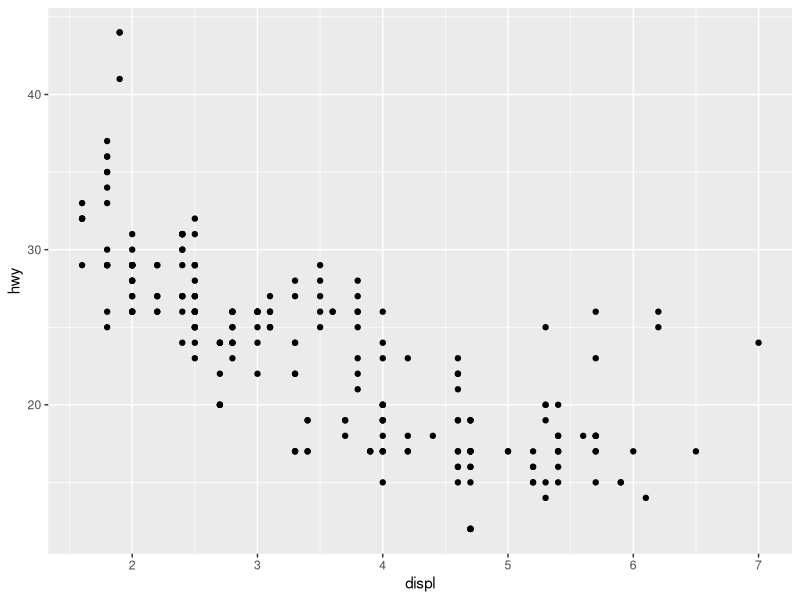
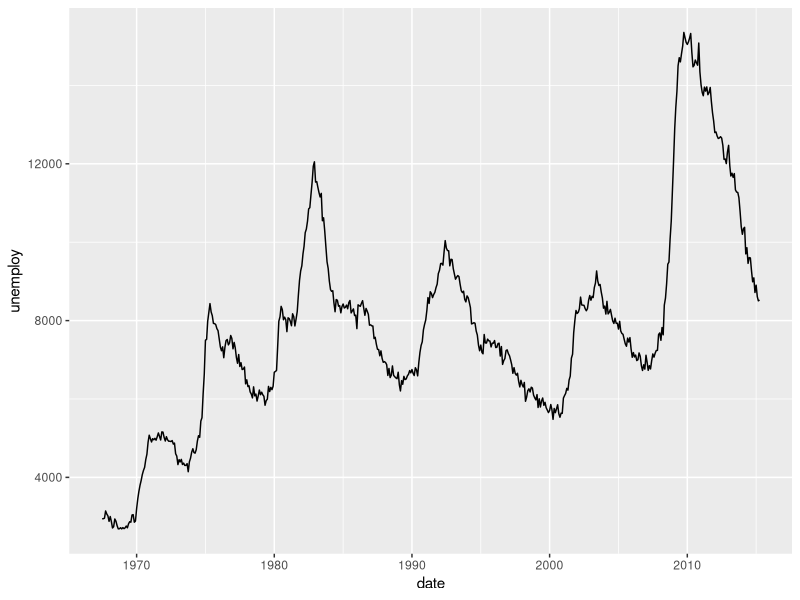
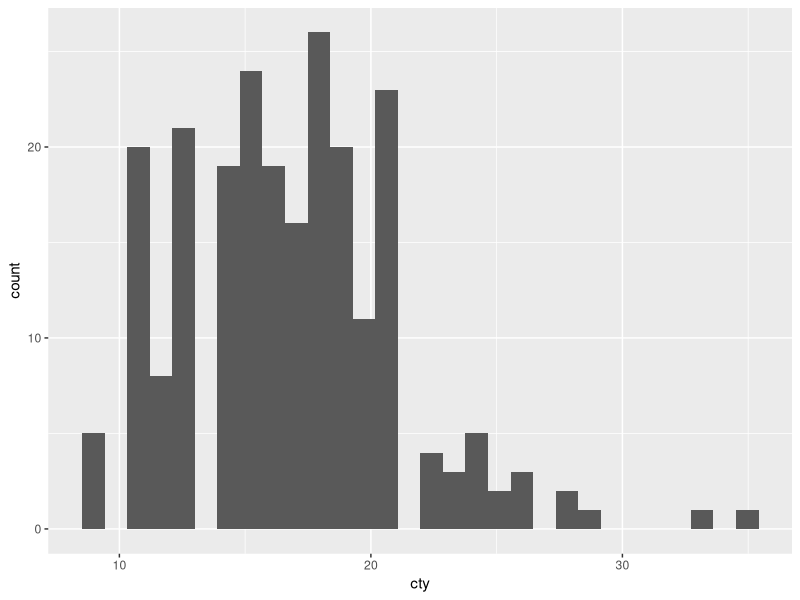
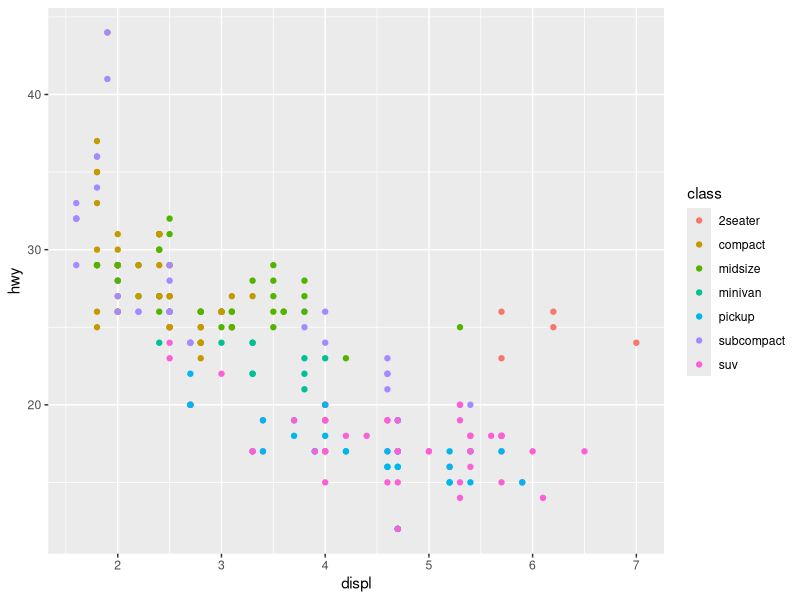
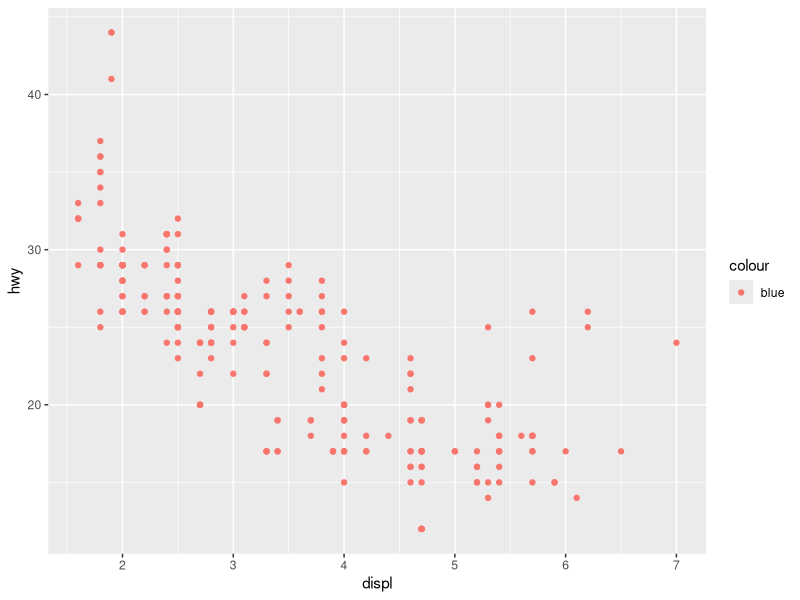
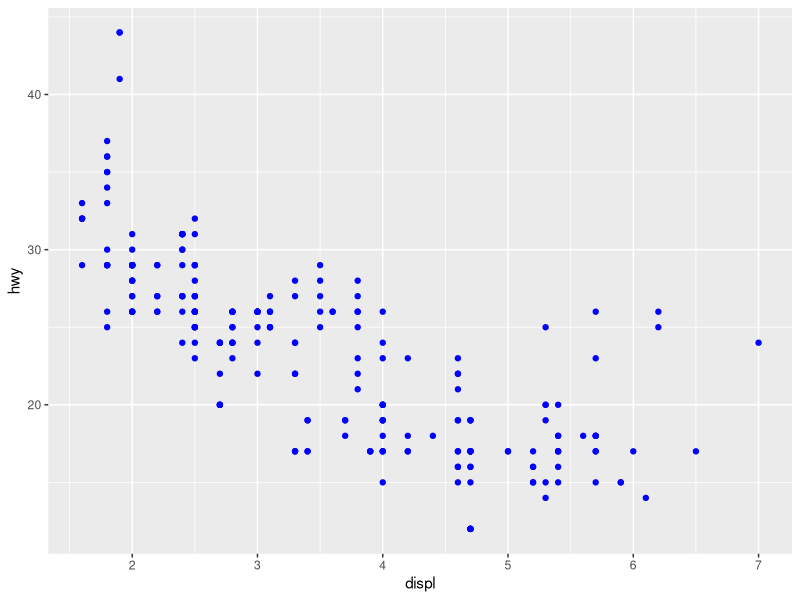
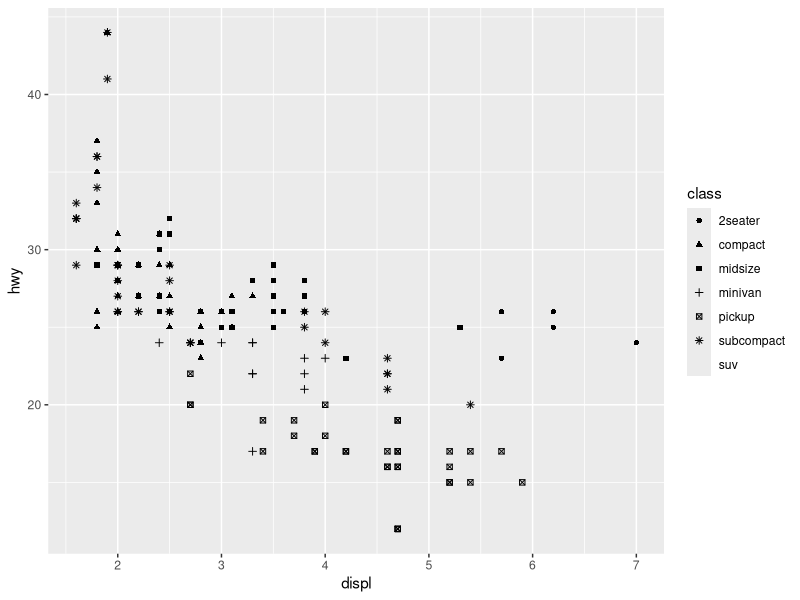
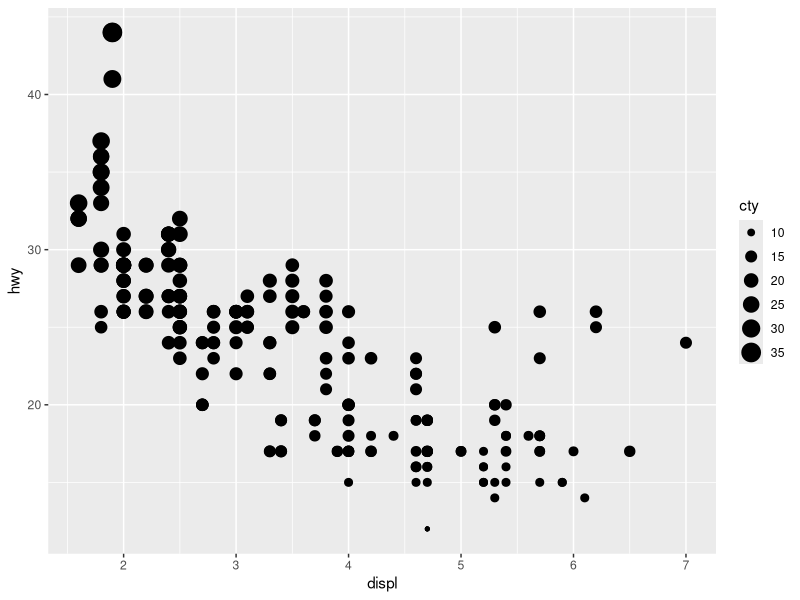

These figures' R source, in order:
##### Environment construction #####

install.packages('tidyverse')

library(tidyverse)

##### Graph types #####
data()
mpg
ggplot(mpg,aes(x=displ,y=hwy)) + 
  geom_point()
ggplot(economics, aes(date, unemploy)) + geom_line()
ggplot(mpg, aes(cty)) + geom_histogram()

##### Color,shape,Size #####
ggplot(mpg, aes(displ, hwy, colour = class)) + 
  geom_point()
ggplot(mpg, aes(displ, hwy)) + geom_point(aes(colour = "blue")) #pinkred
ggplot(mpg, aes(displ, hwy)) + geom_point(colour = "blue") #blue

ggplot(mpg, aes(displ, hwy,shape = class)) + geom_point()
ggplot(mpg, aes(displ, hwy,size = cty)) + geom_point()
ggplot(mpg, aes(displ, hwy,size = cty,colour = class)) + geom_point()

###### Facet #####
ggplot(mpg, aes(displ, hwy)) + 
  geom_point() + 
  facet_wrap(~class)
ggplot(mpg, aes(displ, hwy)) + 
  geom_point() + 
  facet_wrap(~cyl)
ggplot(mpg, aes(displ, hwy)) +
  geom_point() +
  facet_wrap(vars(cyl, drv))

##### Geom Plot #####
ggplot(mpg, aes(displ, hwy)) + 
  geom_point() + 
  geom_smooth()
ggplot(mpg, aes(displ, hwy)) + 
  geom_point() + 
  geom_smooth(se = F)
ggplot(mpg, aes(displ, hwy)) + 
  geom_point() + 
  geom_smooth(span = 0.2)

library(mgcv)
ggplot(mpg, aes(displ, hwy)) + 
  geom_point() + 
  geom_smooth(method = "gam", formula = y ~ s(x))
ggplot(mpg, aes(displ, hwy)) + 
  geom_point() + 
  geom_smooth(method = "gam", formula = y ~ s(x,bs = 'cs')) # for large data
ggplot(mpg, aes(displ, hwy)) + 
  geom_point() + 
  geom_smooth(method = "lm")
library(MASS)
ggplot(mpg, aes(displ, hwy)) + 
  geom_point() + 
  geom_smooth(method = "rlm") # robust,ignore outlier

# test